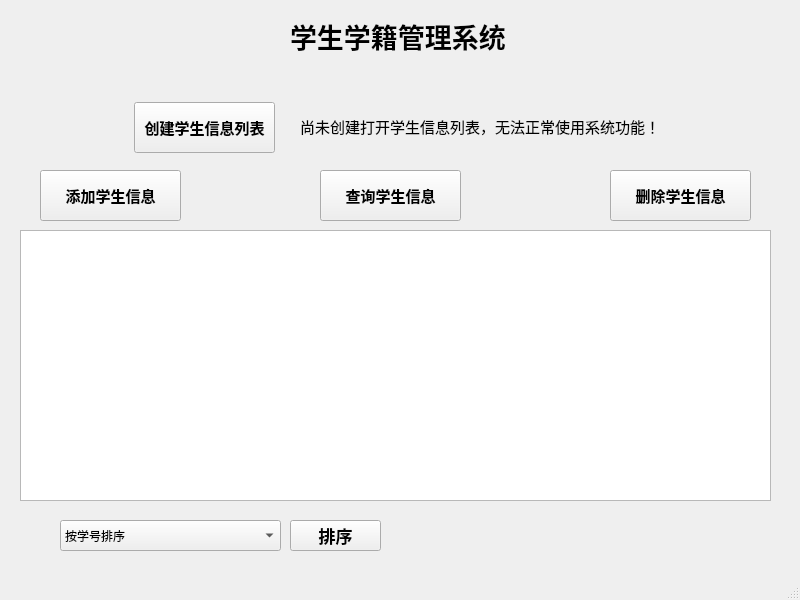
<?xml version="1.0" encoding="UTF-8"?>
<ui version="4.0">
 <class>MainWindow</class>
 <widget class="QMainWindow" name="MainWindow">
  <property name="geometry">
   <rect>
    <x>0</x>
    <y>0</y>
    <width>800</width>
    <height>600</height>
   </rect>
  </property>
  <property name="windowTitle">
   <string>MainWindow</string>
  </property>
  <widget class="QWidget" name="centralwidget">
   <widget class="QLabel" name="title_label">
    <property name="geometry">
     <rect>
      <x>290</x>
      <y>20</y>
      <width>221</width>
      <height>31</height>
     </rect>
    </property>
    <property name="font">
     <font>
      <family>微软雅黑</family>
      <pointsize>20</pointsize>
      <weight>75</weight>
      <bold>true</bold>
     </font>
    </property>
    <property name="text">
     <string>学生学籍管理系统</string>
    </property>
   </widget>
   <widget class="QPushButton" name="Create_StuInfo_Button">
    <property name="geometry">
     <rect>
      <x>134</x>
      <y>102</y>
      <width>141</width>
      <height>51</height>
     </rect>
    </property>
    <property name="font">
     <font>
      <family>微软雅黑</family>
      <pointsize>11</pointsize>
      <weight>75</weight>
      <bold>true</bold>
     </font>
    </property>
    <property name="text">
     <string>创建学生信息列表</string>
    </property>
   </widget>
   <widget class="QLabel" name="isCreate_label">
    <property name="geometry">
     <rect>
      <x>300</x>
      <y>116</y>
      <width>361</width>
      <height>20</height>
     </rect>
    </property>
    <property name="font">
     <font>
      <family>微软雅黑</family>
      <pointsize>11</pointsize>
     </font>
    </property>
    <property name="mouseTracking">
     <bool>false</bool>
    </property>
    <property name="text">
     <string>尚未创建打开学生信息列表，无法正常使用系统功能！</string>
    </property>
   </widget>
   <widget class="QPushButton" name="Add_StuInfo_Button">
    <property name="geometry">
     <rect>
      <x>40</x>
      <y>170</y>
      <width>141</width>
      <height>51</height>
     </rect>
    </property>
    <property name="font">
     <font>
      <family>微软雅黑</family>
      <pointsize>11</pointsize>
      <weight>75</weight>
      <bold>true</bold>
     </font>
    </property>
    <property name="text">
     <string>添加学生信息</string>
    </property>
   </widget>
   <widget class="QPushButton" name="Delete_StuInfo_Button">
    <property name="geometry">
     <rect>
      <x>610</x>
      <y>170</y>
      <width>141</width>
      <height>51</height>
     </rect>
    </property>
    <property name="font">
     <font>
      <family>微软雅黑</family>
      <pointsize>11</pointsize>
      <weight>75</weight>
      <bold>true</bold>
     </font>
    </property>
    <property name="text">
     <string>删除学生信息</string>
    </property>
   </widget>
   <widget class="QPushButton" name="Search_StuInfo_Button">
    <property name="geometry">
     <rect>
      <x>320</x>
      <y>170</y>
      <width>141</width>
      <height>51</height>
     </rect>
    </property>
    <property name="font">
     <font>
      <family>微软雅黑</family>
      <pointsize>11</pointsize>
      <weight>75</weight>
      <bold>true</bold>
     </font>
    </property>
    <property name="text">
     <string>查询学生信息</string>
    </property>
   </widget>
   <widget class="QTableWidget" name="tableWidget">
    <property name="geometry">
     <rect>
      <x>20</x>
      <y>230</y>
      <width>751</width>
      <height>271</height>
     </rect>
    </property>
    <property name="font">
     <font>
      <family>微软雅黑</family>
      <pointsize>10</pointsize>
     </font>
    </property>
   </widget>
   <widget class="QComboBox" name="comboBox">
    <property name="geometry">
     <rect>
      <x>60</x>
      <y>520</y>
      <width>221</width>
      <height>31</height>
     </rect>
    </property>
    <item>
     <property name="text">
      <string>按学号排序</string>
     </property>
    </item>
    <item>
     <property name="text">
      <string>按微积分1-1成绩排序</string>
     </property>
    </item>
    <item>
     <property name="text">
      <string>按微积分1-2成绩排序</string>
     </property>
    </item>
    <item>
     <property name="text">
      <string>按C语言程序成绩排序</string>
     </property>
    </item>
    <item>
     <property name="text">
      <string>按数据结构成绩排序</string>
     </property>
    </item>
    <item>
     <property name="text">
      <string>按绩点排序</string>
     </property>
    </item>
   </widget>
   <widget class="QPushButton" name="Sort_Button">
    <property name="geometry">
     <rect>
      <x>290</x>
      <y>520</y>
      <width>91</width>
      <height>31</height>
     </rect>
    </property>
    <property name="font">
     <font>
      <family>微软雅黑</family>
      <pointsize>13</pointsize>
      <weight>75</weight>
      <bold>true</bold>
     </font>
    </property>
    <property name="text">
     <string>排序</string>
    </property>
   </widget>
  </widget>
  <widget class="QMenuBar" name="menubar">
   <property name="geometry">
    <rect>
     <x>0</x>
     <y>0</y>
     <width>800</width>
     <height>23</height>
    </rect>
   </property>
  </widget>
  <widget class="QStatusBar" name="statusbar"/>
 </widget>
 <resources/>
 <connections/>
</ui>
